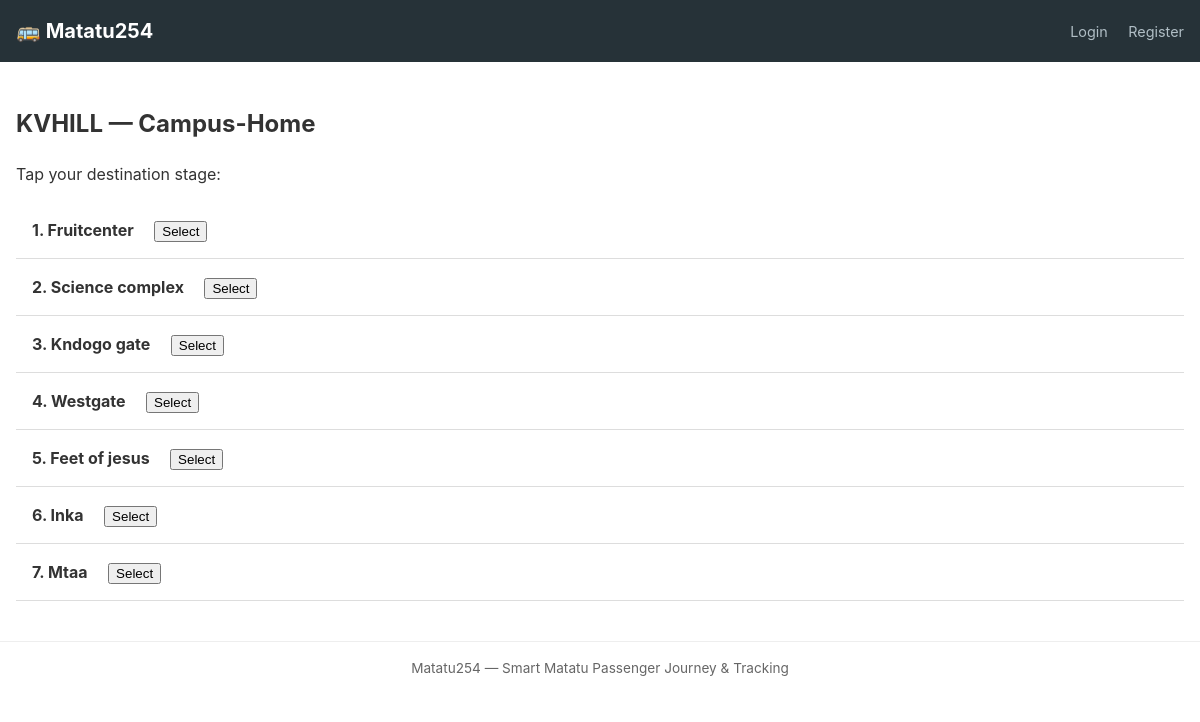
Page /journeys/trip/4/stages/ on the committed database.
### trips/models.py (models this page shows, shortened)
class ActiveTrip(models.Model):
  class Status(models.TextChoices):
    CREATED = "created", "Created"
    ACTIVE = "active", "Active"
    COMPLETED = "completed", "Completed"
    CANCELLED = "cancelled", "Cancelled"
  matatu = models.ForeignKey(Matatu, on_delete=models.CASCADE)
  route = models.ForeignKey(Route, on_delete=models.CASCADE)
  start_time = models.DateTimeField(auto_now_add=True)
  end_time = models.DateTimeField(null=True, blank=True)
  status = models.CharField(
    max_length=9,
    choices=Status.choices,
    default=Status.CREATED,
  )
  current_latitude = models.DecimalField(
      max_digits=9, decimal_places=6, null=True, blank=True
  )
  current_longitude = models.DecimalField(
      max_digits=9, decimal_places=6, null=True, blank=True
  )
  last_ping_at = models.DateTimeField(null=True, blank=True)

### fleet/models.py (models this page shows, shortened)
class Matatu(models.Model):
	registration_number = models.CharField(max_length=20, unique=True)
	operator = models.CharField(max_length=255)
	owner = models.ForeignKey(settings.AUTH_USER_MODEL, on_delete=models.CASCADE, related_name="matatus", null=True, blank=True)
	created_at = models.DateTimeField(auto_now_add=True)

### r_outes/models.py (models this page shows, shortened)
class Route(models.Model):
    name = models.CharField(max_length=100, unique=True)
    description = models.TextField(max_length=150, blank=True)

class Stage(models.Model):
    route = models.ForeignKey(Route, on_delete=models.CASCADE, related_name="stages")
    name = models.CharField(max_length=100)
    sequence_order = models.PositiveIntegerField()
    latitude = models.DecimalField(max_digits=9, decimal_places=6)
    longitude = models.DecimalField(max_digits=9, decimal_places=6)
    class Meta:
        ordering = ["route", "sequence_order"]
        constraints = [
            models.UniqueConstraint(
                fields=["route", "sequence_order"],
                name="unique_stage_order_per_route",
            ),
        ]

### journeys/views.py (the view)
# urls.py: path("trip/<int:trip_id>/stages/", views.trip_stages, name="trip-stages"),
def trip_stages(request, trip_id):
    trip = get_object_or_404(ActiveTrip, pk=trip_id, status=ActiveTrip.Status.ACTIVE)
    stages = trip.route.stages.order_by("sequence_order")
    return render(request, "journeys/stages.html", {"trip": trip, "stages": stages})

### templates/journeys/stages.html (shortened to what this page needs)
{% extends 'base.html' %}
{% block content %}
  <h2>{{ trip.matatu.registration_number }} — {{ trip.route.name }}</h2>
  <p>Tap your destination stage:</p>
  <ul style="list-style: none; padding: 0;">
    {% for stage in stages %}
      <li style="padding: 1rem; border-bottom: 1px solid #ddd;">
        <strong>{{ stage.sequence_order }}. {{ stage.name }}</strong>
        <form method="post" action="{% url 'journeys:select-destination' trip.id %}" style="display:inline;">
          <button type="submit" style="margin-left: 1rem;">Select</button>
        </form>
      </li>
    {% empty %}
      <li>No stages on this route</li>
    {% endfor %}
  </ul>
{% endblock %}

### templates/base.html (style rules this page uses)
* { box-sizing: border-box; }
body { font-family: -apple-system, BlinkMacSystemFont, "Segoe UI", Roboto, sans-serif; margin: 0; line-height: 1.5; color: #333; }

### rows in the picture
ActiveTrip: matatu.registration_number "KVHILL", route.name "Campus-Home"
Stage: sequence_order "1", name "Fruitcenter"
Stage: sequence_order "2", name "Science complex"
Stage: sequence_order "3", name "Kndogo gate"
Stage: sequence_order "4", name "Westgate"
Stage: sequence_order "5", name "Feet of jesus"
Stage: sequence_order "6", name "Inka"
Stage: sequence_order "7", name "Mtaa"
